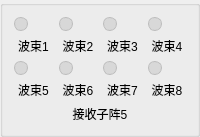
           <widget class="QGroupBox" name="grpArrayRx5">
            <property name="title">
             <string/>
            </property>
            <layout class="QVBoxLayout" name="layoutArrayRx5">
             <item>
              <layout class="QGridLayout" name="layoutArrayBeamsRx5">
               <item row="0" column="0">
                <layout class="QVBoxLayout" name="layoutRx5Beam1">
                 <item>
                  <widget class="QLabel" name="indicatorRx5Beam1">
                   <property name="minimumSize">
                    <size>
                     <width>14</width>
                     <height>14</height>
                    </size>
                   </property>
                   <property name="maximumSize">
                    <size>
                     <width>14</width>
                     <height>14</height>
                    </size>
                   </property>
                   <property name="styleSheet">
                    <string notr="true">background:#d8d8d8;border:1px solid #bdbdbd;border-radius:7px;</string>
                   </property>
                   <property name="text">
                    <string/>
                   </property>
                   <property name="alignment">
                    <set>Qt::AlignCenter</set>
                   </property>
                  </widget>
                 </item>
                 <item>
                  <widget class="QLabel" name="lblRx5Beam1">
                   <property name="text">
                    <string>波束1</string>
                   </property>
                   <property name="alignment">
                    <set>Qt::AlignCenter</set>
                   </property>
                  </widget>
                 </item>
                </layout>
               </item>
               <item row="0" column="1">
                <layout class="QVBoxLayout" name="layoutRx5Beam2">
                 <item>
                  <widget class="QLabel" name="indicatorRx5Beam2">
                   <property name="minimumSize">
                    <size>
                     <width>14</width>
                     <height>14</height>
                    </size>
                   </property>
                   <property name="maximumSize">
                    <size>
                     <width>14</width>
                     <height>14</height>
                    </size>
                   </property>
                   <property name="styleSheet">
                    <string notr="true">background:#d8d8d8;border:1px solid #bdbdbd;border-radius:7px;</string>
                   </property>
                   <property name="text">
                    <string/>
                   </property>
                   <property name="alignment">
                    <set>Qt::AlignCenter</set>
                   </property>
                  </widget>
                 </item>
                 <item>
                  <widget class="QLabel" name="lblRx5Beam2">
                   <property name="text">
                    <string>波束2</string>
                   </property>
                   <property name="alignment">
                    <set>Qt::AlignCenter</set>
                   </property>
                  </widget>
                 </item>
                </layout>
               </item>
               <item row="0" column="2">
                <layout class="QVBoxLayout" name="layoutRx5Beam3">
                 <item>
                  <widget class="QLabel" name="indicatorRx5Beam3">
                   <property name="minimumSize">
                    <size>
                     <width>14</width>
                     <height>14</height>
                    </size>
                   </property>
                   <property name="maximumSize">
                    <size>
                     <width>14</width>
                     <height>14</height>
                    </size>
                   </property>
                   <property name="styleSheet">
                    <string notr="true">background:#d8d8d8;border:1px solid #bdbdbd;border-radius:7px;</string>
                   </property>
                   <property name="text">
                    <string/>
                   </property>
                   <property name="alignment">
                    <set>Qt::AlignCenter</set>
                   </property>
                  </widget>
                 </item>
                 <item>
                  <widget class="QLabel" name="lblRx5Beam3">
                   <property name="text">
                    <string>波束3</string>
                   </property>
                   <property name="alignment">
                    <set>Qt::AlignCenter</set>
                   </property>
                  </widget>
                 </item>
                </layout>
               </item>
               <item row="0" column="3">
                <layout class="QVBoxLayout" name="layoutRx5Beam4">
                 <item>
                  <widget class="QLabel" name="indicatorRx5Beam4">
                   <property name="minimumSize">
                    <size>
                     <width>14</width>
                     <height>14</height>
                    </size>
                   </property>
                   <property name="maximumSize">
                    <size>
                     <width>14</width>
                     <height>14</height>
                    </size>
                   </property>
                   <property name="styleSheet">
                    <string notr="true">background:#d8d8d8;border:1px solid #bdbdbd;border-radius:7px;</string>
                   </property>
                   <property name="text">
                    <string/>
                   </property>
                   <property name="alignment">
                    <set>Qt::AlignCenter</set>
                   </property>
                  </widget>
                 </item>
                 <item>
                  <widget class="QLabel" name="lblRx5Beam4">
                   <property name="text">
                    <string>波束4</string>
                   </property>
                   <property name="alignment">
                    <set>Qt::AlignCenter</set>
                   </property>
                  </widget>
                 </item>
                </layout>
               </item>
               <item row="1" column="0">
                <layout class="QVBoxLayout" name="layoutRx5Beam5">
                 <item>
                  <widget class="QLabel" name="indicatorRx5Beam5">
                   <property name="minimumSize">
                    <size>
                     <width>14</width>
                     <height>14</height>
                    </size>
                   </property>
                   <property name="maximumSize">
                    <size>
                     <width>14</width>
                     <height>14</height>
                    </size>
                   </property>
                   <property name="styleSheet">
                    <string notr="true">background:#d8d8d8;border:1px solid #bdbdbd;border-radius:7px;</string>
                   </property>
                   <property name="text">
                    <string/>
                   </property>
                   <property name="alignment">
                    <set>Qt::AlignCenter</set>
                   </property>
                  </widget>
                 </item>
                 <item>
                  <widget class="QLabel" name="lblRx5Beam5">
                   <property name="text">
                    <string>波束5</string>
                   </property>
                   <property name="alignment">
                    <set>Qt::AlignCenter</set>
                   </property>
                  </widget>
                 </item>
                </layout>
               </item>
               <item row="1" column="1">
                <layout class="QVBoxLayout" name="layoutRx5Beam6">
                 <item>
                  <widget class="QLabel" name="indicatorRx5Beam6">
                   <property name="minimumSize">
                    <size>
                     <width>14</width>
                     <height>14</height>
                    </size>
                   </property>
                   <property name="maximumSize">
                    <size>
                     <width>14</width>
                     <height>14</height>
                    </size>
                   </property>
                   <property name="styleSheet">
                    <string notr="true">background:#d8d8d8;border:1px solid #bdbdbd;border-radius:7px;</string>
                   </property>
                   <property name="text">
                    <string/>
                   </property>
                   <property name="alignment">
                    <set>Qt::AlignCenter</set>
                   </property>
                  </widget>
                 </item>
                 <item>
                  <widget class="QLabel" name="lblRx5Beam6">
                   <property name="text">
                    <string>波束6</string>
                   </property>
                   <property name="alignment">
                    <set>Qt::AlignCenter</set>
                   </property>
                  </widget>
                 </item>
                </layout>
               </item>
               <item row="1" column="2">
                <layout class="QVBoxLayout" name="layoutRx5Beam7">
                 <item>
                  <widget class="QLabel" name="indicatorRx5Beam7">
                   <property name="minimumSize">
                    <size>
                     <width>14</width>
                     <height>14</height>
                    </size>
                   </property>
                   <property name="maximumSize">
                    <size>
                     <width>14</width>
                     <height>14</height>
                    </size>
                   </property>
                   <property name="styleSheet">
                    <string notr="true">background:#d8d8d8;border:1px solid #bdbdbd;border-radius:7px;</string>
                   </property>
                   <property name="text">
                    <string/>
                   </property>
                   <property name="alignment">
                    <set>Qt::AlignCenter</set>
                   </property>
                  </widget>
                 </item>
                 <item>
                  <widget class="QLabel" name="lblRx5Beam7">
                   <property name="text">
                    <string>波束7</string>
                   </property>
                   <property name="alignment">
                    <set>Qt::AlignCenter</set>
                   </property>
                  </widget>
                 </item>
                </layout>
               </item>
               <item row="1" column="3">
                <layout class="QVBoxLayout" name="layoutRx5Beam8">
                 <item>
                  <widget class="QLabel" name="indicatorRx5Beam8">
                   <property name="minimumSize">
                    <size>
                     <width>14</width>
                     <height>14</height>
                    </size>
                   </property>
                   <property name="maximumSize">
                    <size>
                     <width>14</width>
                     <height>14</height>
                    </size>
                   </property>
                   <property name="styleSheet">
                    <string notr="true">background:#d8d8d8;border:1px solid #bdbdbd;border-radius:7px;</string>
                   </property>
                   <property name="text">
                    <string/>
                   </property>
                   <property name="alignment">
                    <set>Qt::AlignCenter</set>
                   </property>
                  </widget>
                 </item>
                 <item>
                  <widget class="QLabel" name="lblRx5Beam8">
                   <property name="text">
                    <string>波束8</string>
                   </property>
                   <property name="alignment">
                    <set>Qt::AlignCenter</set>
                   </property>
                  </widget>
                 </item>
                </layout>
               </item>
              </layout>
             </item>
             <item>
              <widget class="QLabel" name="lblArrayNameRx5">
               <property name="text">
                <string>接收子阵5</string>
               </property>
               <property name="alignment">
                <set>Qt::AlignCenter</set>
               </property>
              </widget>
             </item>
            </layout>
           </widget>
